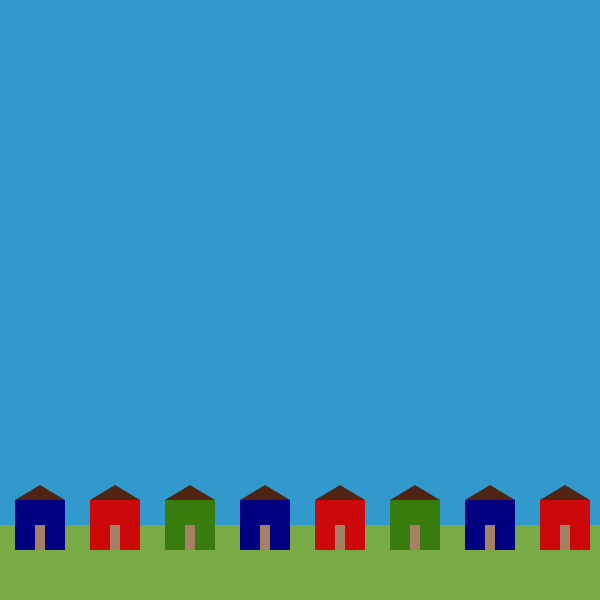
Frame 1 (no input)
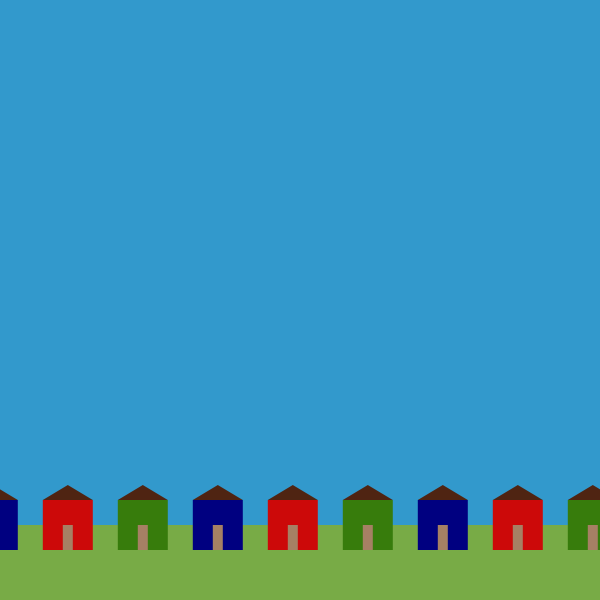
Frame 60 (the mouse pressed at the canvas centre just before this capture)
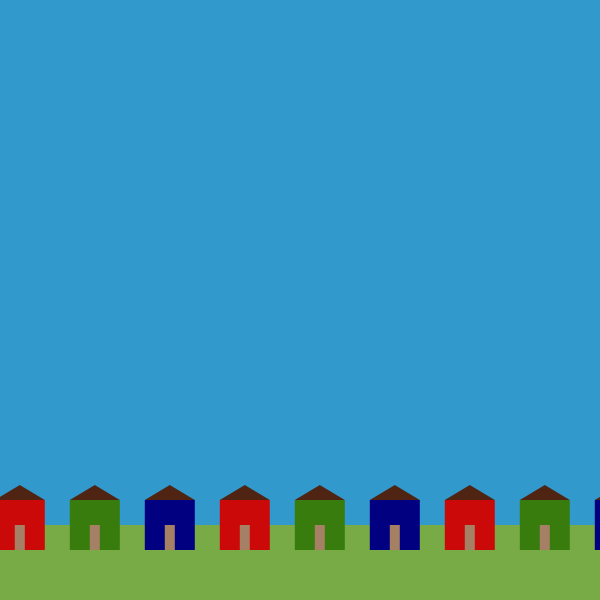
Frame 120 (the mouse held since frame 60 and released just before this capture)

The Processing sketch that drew these frames (run headless with seeded random() and noise(); from frame 60 on, the mouse is pressed at the canvas centre):

// Processing sketch: Town
// ── Town.pde
float hcount = 0;
void setup()
{
  size(600,600);
}

void draw()
{
  background(#3299CC);
  drawLawn();
  pushMatrix();

  translate(-2 * hcount,0);
  drawHouses();
  popMatrix();
  
  hcount+=.4;
}
void drawLawn()
{
 pushMatrix(); 
 noStroke();
 translate(0,525);
 fill(#78AB46); 
 rect(0,0,600,75);
 popMatrix();
}

void drawHouses()
{
  int counter =0;
  for(int i = 15; i < 600*100; i += 75)
  {
    pushMatrix(); //house base
    if(counter % 3 == 0)
    fill(0,0,128);
    else if(counter % 3 == 1)
    fill(#cc0909);
    else
    fill(#377c0c);
    translate(i,500);
    rect(0,0,50,50);
    
    pushMatrix(); //door
    translate(20,50);
    fill(#A68064);
    rect(0,0,10,-25);
    popMatrix();
    
    pushMatrix(); //roof
    fill(#4F2412);
    triangle(0,0,50,0,25,-15);
    popMatrix();
    
    popMatrix();
    counter++;
  }
}
